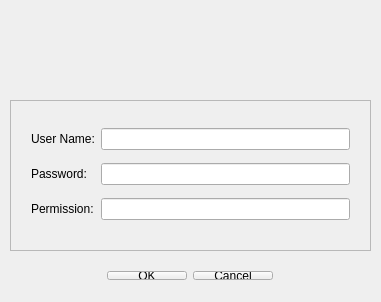
<?xml version="1.0" encoding="UTF-8"?>
<ui version="4.0">
 <class>AddUserWindow</class>
 <widget class="QMainWindow" name="AddUserWindow">
  <property name="geometry">
   <rect>
    <x>0</x>
    <y>0</y>
    <width>381</width>
    <height>302</height>
   </rect>
  </property>
  <property name="windowTitle">
   <string>AddUserWindow</string>
  </property>
  <widget class="QWidget" name="centralWidget">
   <widget class="QWidget" name="layoutWidget_2">
    <property name="geometry">
     <rect>
      <x>0</x>
      <y>260</y>
      <width>381</width>
      <height>31</height>
     </rect>
    </property>
    <layout class="QHBoxLayout" name="horizontalLayout">
     <item>
      <spacer name="horizontalSpacer">
       <property name="orientation">
        <enum>Qt::Horizontal</enum>
       </property>
       <property name="sizeHint" stdset="0">
        <size>
         <width>98</width>
         <height>20</height>
        </size>
       </property>
      </spacer>
     </item>
     <item>
      <layout class="QGridLayout" name="gridLayout_2">
       <item row="0" column="0">
        <widget class="QPushButton" name="okBtn">
         <property name="text">
          <string>OK</string>
         </property>
        </widget>
       </item>
       <item row="0" column="1">
        <widget class="QPushButton" name="cancelBtn">
         <property name="text">
          <string>Cancel</string>
         </property>
        </widget>
       </item>
      </layout>
     </item>
     <item>
      <spacer name="horizontalSpacer_2">
       <property name="orientation">
        <enum>Qt::Horizontal</enum>
       </property>
       <property name="sizeHint" stdset="0">
        <size>
         <width>98</width>
         <height>20</height>
        </size>
       </property>
      </spacer>
     </item>
    </layout>
   </widget>
   <widget class="QFrame" name="frame">
    <property name="geometry">
     <rect>
      <x>10</x>
      <y>100</y>
      <width>361</width>
      <height>151</height>
     </rect>
    </property>
    <property name="frameShape">
     <enum>QFrame::StyledPanel</enum>
    </property>
    <property name="frameShadow">
     <enum>QFrame::Raised</enum>
    </property>
    <widget class="QWidget" name="">
     <property name="geometry">
      <rect>
       <x>10</x>
       <y>10</y>
       <width>341</width>
       <height>131</height>
      </rect>
     </property>
     <layout class="QGridLayout" name="gridLayout">
      <item row="0" column="0">
       <widget class="QLabel" name="label">
        <property name="text">
         <string>User Name:</string>
        </property>
       </widget>
      </item>
      <item row="0" column="1">
       <widget class="QLineEdit" name="nameLine"/>
      </item>
      <item row="1" column="0">
       <widget class="QLabel" name="label_2">
        <property name="text">
         <string>Password:</string>
        </property>
       </widget>
      </item>
      <item row="1" column="1">
       <widget class="QLineEdit" name="passwordLine"/>
      </item>
      <item row="2" column="0">
       <widget class="QLabel" name="label_3">
        <property name="text">
         <string>Permission:</string>
        </property>
       </widget>
      </item>
      <item row="2" column="1">
       <widget class="QLineEdit" name="permissionLine"/>
      </item>
     </layout>
    </widget>
   </widget>
   <widget class="QLabel" name="crossImg">
    <property name="geometry">
     <rect>
      <x>290</x>
      <y>10</y>
      <width>71</width>
      <height>71</height>
     </rect>
    </property>
    <property name="text">
     <string/>
    </property>
   </widget>
  </widget>
  <action name="actionExit">
   <property name="text">
    <string>Exit</string>
   </property>
  </action>
 </widget>
 <layoutdefault spacing="6" margin="11"/>
 <resources/>
 <connections/>
</ui>
